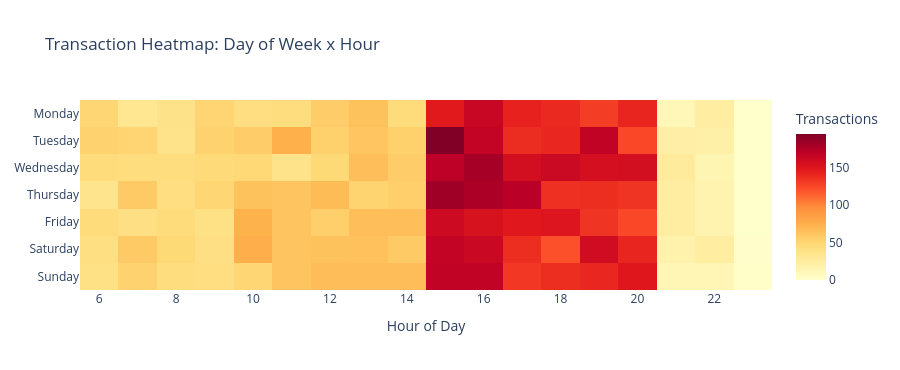

The cell this chart's notebook holds for it:
### Markdown cell above
### 7.6 Traffic Heatmap (Interactive)

### Code cell
fig = px.imshow(pivot,
                color_continuous_scale="YlOrRd",
                labels=dict(x="Hour of Day", y="", color="Transactions"),
                title="Transaction Heatmap: Day of Week x Hour",
                aspect="auto")
fig.update_layout(height=370, plot_bgcolor="white", paper_bgcolor="white")
fig.show()

### Figure 1 — Plotly figure (JSON) as saved in the notebook; plotly's stock layout.template omitted (floating-point values rounded to 4 significant figures)
{"data": [{"coloraxis": "coloraxis", "hovertemplate": "Hour of Day: %{x}<br>y: %{y}<br>Transactions: %{z}<extra></extra>", "name": "0", "type": "heatmap", "x": [6, 7, 8, 9, 10, 11, 12, 13, 14, 15, 16, 17, 18, 19, 20, 21, 22, 23], "xaxis": "x", "y": ["Monday", "Tuesday", "Wednesday", "Thursday", "Friday", "Saturday", "Sunday"], "yaxis": "y", "z": [[50.0, 33.0, 38.0, 51.0, 43.0, 44.0, 56.0, 63.0, 45.0, 147.0, 164.0, 143.0, 139.0, 130.0, 141.0, 11.0, 24.0, 0.0], [53.0, 51.0, 37.0, 53.0, 57.0, 74.0, 54.0, 61.0, 54.0, 195.0, 167.0, 138.0, 140.0, 168.0, 125.0, 21.0, 20.0, 0.0], [45.0, 44.0, 44.0, 47.0, 49.0, 37.0, 48.0, 65.0, 57.0, 170.0, 180.0, 157.0, 162.0, 156.0, 157.0, 27.0, 14.0, 0.0], [35.0, 58.0, 43.0, 50.0, 63.0, 62.0, 67.0, 52.0, 55.0, 183.0, 177.0, 172.0, 136.0, 137.0, 134.0, 23.0, 16.0, 0.0], [46.0, 41.0, 45.0, 40.0, 73.0, 62.0, 55.0, 65.0, 65.0, 161.0, 154.0, 148.0, 151.0, 134.0, 125.0, 24.0, 16.0, 0.0], [42.0, 58.0, 48.0, 41.0, 76.0, 62.0, 63.0, 64.0, 58.0, 167.0, 163.0, 137.0, 121.0, 159.0, 141.0, 17.0, 23.0, 1.0], [40.0, 53.0, 44.0, 43.0, 50.0, 62.0, 66.0, 66.0, 66.0, 168.0, 168.0, 132.0, 137.0, 140.0, 149.0, 12.0, 13.0, 2.0]]}], "layout": {"coloraxis": {"autocolorscale": false, "colorbar": {"title": {"text": "Transactions"}}, "colorscale": [[0.0, "rgb(255,255,204)"], [0.125, "rgb(255,237,160)"], [0.25, "rgb(254,217,118)"], [0.375, "rgb(254,178,76)"], [0.5, "rgb(253,141,60)"], [0.625, "rgb(252,78,42)"], [0.75, "rgb(227,26,28)"], [0.875, "rgb(189,0,38)"], [1.0, "rgb(128,0,38)"]]}, "height": 370, "paper_bgcolor": "white", "plot_bgcolor": "white", "title": {"text": "Transaction Heatmap: Day of Week x Hour"}, "xaxis": {"anchor": "y", "domain": [0.0, 1.0], "title": {"text": "Hour of Day"}}, "yaxis": {"anchor": "x", "autorange": "reversed", "domain": [0.0, 1.0]}}}
